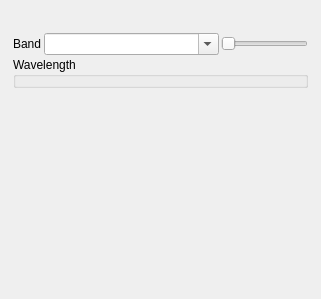
<?xml version="1.0" encoding="UTF-8"?>
<ui version="4.0">
 <class>Form</class>
 <widget class="QWidget" name="Form">
  <property name="geometry">
   <rect>
    <x>0</x>
    <y>0</y>
    <width>321</width>
    <height>299</height>
   </rect>
  </property>
  <property name="windowTitle">
   <string>Band Selection</string>
  </property>
  <layout class="QVBoxLayout" name="verticalLayout_2">
   <item>
    <widget class="QLabel" name="labelRenderType">
     <property name="text">
      <string>&lt;Render Type&gt;</string>
     </property>
    </widget>
   </item>
   <item>
    <widget class="QStackedWidget" name="renderBandWidget">
     <property name="currentIndex">
      <number>0</number>
     </property>
     <widget class="QWidget" name="pageSingleBand">
      <layout class="QGridLayout" name="gridLayout_2">
       <property name="leftMargin">
        <number>2</number>
       </property>
       <property name="topMargin">
        <number>2</number>
       </property>
       <property name="rightMargin">
        <number>2</number>
       </property>
       <property name="bottomMargin">
        <number>2</number>
       </property>
       <property name="spacing">
        <number>2</number>
       </property>
       <item row="0" column="0">
        <widget class="QLabel" name="label_2">
         <property name="text">
          <string>Band</string>
         </property>
        </widget>
       </item>
       <item row="3" column="2">
        <spacer name="verticalSpacer_2">
         <property name="orientation">
          <enum>Qt::Vertical</enum>
         </property>
         <property name="sizeHint" stdset="0">
          <size>
           <width>20</width>
           <height>40</height>
          </size>
         </property>
        </spacer>
       </item>
       <item row="2" column="0" colspan="4">
        <widget class="QGroupBox" name="gbSingleBandWavelength">
         <property name="minimumSize">
          <size>
           <width>0</width>
           <height>0</height>
          </size>
         </property>
         <property name="title">
          <string>Wavelength</string>
         </property>
        </widget>
       </item>
       <item row="0" column="3">
        <widget class="QSlider" name="sliderSingleBand">
         <property name="sizePolicy">
          <sizepolicy hsizetype="Preferred" vsizetype="Fixed">
           <horstretch>1</horstretch>
           <verstretch>0</verstretch>
          </sizepolicy>
         </property>
         <property name="orientation">
          <enum>Qt::Horizontal</enum>
         </property>
        </widget>
       </item>
       <item row="0" column="1" colspan="2">
        <widget class="RasterBandComboBox" name="cbSingleBand">
         <property name="sizePolicy">
          <sizepolicy hsizetype="Preferred" vsizetype="Fixed">
           <horstretch>1</horstretch>
           <verstretch>0</verstretch>
          </sizepolicy>
         </property>
         <property name="editable">
          <bool>true</bool>
         </property>
        </widget>
       </item>
      </layout>
     </widget>
     <widget class="QWidget" name="pageMultiBand">
      <layout class="QGridLayout" name="gridLayout">
       <property name="leftMargin">
        <number>2</number>
       </property>
       <property name="topMargin">
        <number>2</number>
       </property>
       <property name="rightMargin">
        <number>2</number>
       </property>
       <property name="bottomMargin">
        <number>2</number>
       </property>
       <property name="spacing">
        <number>2</number>
       </property>
       <item row="5" column="0" colspan="4">
        <widget class="QGroupBox" name="gbMultiBandWavelength">
         <property name="minimumSize">
          <size>
           <width>0</width>
           <height>25</height>
          </size>
         </property>
         <property name="title">
          <string>Wavelength Combination</string>
         </property>
        </widget>
       </item>
       <item row="6" column="2">
        <spacer name="verticalSpacer_3">
         <property name="orientation">
          <enum>Qt::Vertical</enum>
         </property>
         <property name="sizeHint" stdset="0">
          <size>
           <width>20</width>
           <height>40</height>
          </size>
         </property>
        </spacer>
       </item>
       <item row="4" column="0">
        <widget class="QLabel" name="label_6">
         <property name="text">
          <string>B</string>
         </property>
        </widget>
       </item>
       <item row="4" column="3">
        <widget class="QSlider" name="sliderMultiBandBlue">
         <property name="sizePolicy">
          <sizepolicy hsizetype="Preferred" vsizetype="Fixed">
           <horstretch>1</horstretch>
           <verstretch>0</verstretch>
          </sizepolicy>
         </property>
         <property name="orientation">
          <enum>Qt::Horizontal</enum>
         </property>
        </widget>
       </item>
       <item row="0" column="3">
        <widget class="QSlider" name="sliderMultiBandRed">
         <property name="sizePolicy">
          <sizepolicy hsizetype="Preferred" vsizetype="Fixed">
           <horstretch>1</horstretch>
           <verstretch>0</verstretch>
          </sizepolicy>
         </property>
         <property name="orientation">
          <enum>Qt::Horizontal</enum>
         </property>
        </widget>
       </item>
       <item row="0" column="0">
        <widget class="QLabel" name="label_4">
         <property name="text">
          <string>R</string>
         </property>
        </widget>
       </item>
       <item row="2" column="0">
        <widget class="QLabel" name="label_5">
         <property name="text">
          <string>G</string>
         </property>
        </widget>
       </item>
       <item row="2" column="3">
        <widget class="QSlider" name="sliderMultiBandGreen">
         <property name="sizePolicy">
          <sizepolicy hsizetype="Preferred" vsizetype="Fixed">
           <horstretch>1</horstretch>
           <verstretch>0</verstretch>
          </sizepolicy>
         </property>
         <property name="orientation">
          <enum>Qt::Horizontal</enum>
         </property>
        </widget>
       </item>
       <item row="0" column="1" colspan="2">
        <widget class="RasterBandComboBox" name="cbMultiBandRed">
         <property name="sizePolicy">
          <sizepolicy hsizetype="Preferred" vsizetype="Fixed">
           <horstretch>1</horstretch>
           <verstretch>0</verstretch>
          </sizepolicy>
         </property>
         <property name="editable">
          <bool>true</bool>
         </property>
        </widget>
       </item>
       <item row="2" column="1" colspan="2">
        <widget class="RasterBandComboBox" name="cbMultiBandGreen">
         <property name="sizePolicy">
          <sizepolicy hsizetype="Preferred" vsizetype="Fixed">
           <horstretch>1</horstretch>
           <verstretch>0</verstretch>
          </sizepolicy>
         </property>
         <property name="editable">
          <bool>true</bool>
         </property>
        </widget>
       </item>
       <item row="4" column="1" colspan="2">
        <widget class="RasterBandComboBox" name="cbMultiBandBlue">
         <property name="sizePolicy">
          <sizepolicy hsizetype="Preferred" vsizetype="Fixed">
           <horstretch>1</horstretch>
           <verstretch>0</verstretch>
          </sizepolicy>
         </property>
         <property name="editable">
          <bool>true</bool>
         </property>
        </widget>
       </item>
      </layout>
     </widget>
     <widget class="QWidget" name="pageUnknown">
      <layout class="QVBoxLayout" name="verticalLayout">
       <item>
        <widget class="QLabel" name="label">
         <property name="text">
          <string>Renderer is not supported</string>
         </property>
        </widget>
       </item>
      </layout>
     </widget>
    </widget>
   </item>
   <item>
    <spacer name="verticalSpacer">
     <property name="orientation">
      <enum>Qt::Vertical</enum>
     </property>
     <property name="sizeHint" stdset="0">
      <size>
       <width>20</width>
       <height>40</height>
      </size>
     </property>
    </spacer>
   </item>
  </layout>
 </widget>
 <customwidgets>
  <customwidget>
   <class>RasterBandComboBox</class>
   <extends>QComboBox</extends>
   <header>qps.layerconfigwidgets.rasterbands</header>
   <slots>
    <signal>bandChanged(int)</signal>
    <slot>setBand(int)</slot>
   </slots>
  </customwidget>
 </customwidgets>
 <resources>
  <include location="../qpsresources.qrc"/>
 </resources>
 <connections>
  <connection>
   <sender>sliderMultiBandRed</sender>
   <signal>valueChanged(int)</signal>
   <receiver>cbMultiBandRed</receiver>
   <slot>setBand(int)</slot>
   <hints>
    <hint type="sourcelabel">
     <x>246</x>
     <y>47</y>
    </hint>
    <hint type="destinationlabel">
     <x>176</x>
     <y>49</y>
    </hint>
   </hints>
  </connection>
  <connection>
   <sender>cbMultiBandRed</sender>
   <signal>bandChanged(int)</signal>
   <receiver>sliderMultiBandRed</receiver>
   <slot>setValue(int)</slot>
   <hints>
    <hint type="sourcelabel">
     <x>125</x>
     <y>47</y>
    </hint>
    <hint type="destinationlabel">
     <x>300</x>
     <y>51</y>
    </hint>
   </hints>
  </connection>
  <connection>
   <sender>cbMultiBandGreen</sender>
   <signal>bandChanged(int)</signal>
   <receiver>sliderMultiBandGreen</receiver>
   <slot>setValue(int)</slot>
   <hints>
    <hint type="sourcelabel">
     <x>157</x>
     <y>74</y>
    </hint>
    <hint type="destinationlabel">
     <x>243</x>
     <y>72</y>
    </hint>
   </hints>
  </connection>
  <connection>
   <sender>cbMultiBandBlue</sender>
   <signal>bandChanged(int)</signal>
   <receiver>sliderMultiBandBlue</receiver>
   <slot>setValue(int)</slot>
   <hints>
    <hint type="sourcelabel">
     <x>183</x>
     <y>99</y>
    </hint>
    <hint type="destinationlabel">
     <x>263</x>
     <y>101</y>
    </hint>
   </hints>
  </connection>
  <connection>
   <sender>sliderMultiBandGreen</sender>
   <signal>valueChanged(int)</signal>
   <receiver>cbMultiBandGreen</receiver>
   <slot>setBand(int)</slot>
   <hints>
    <hint type="sourcelabel">
     <x>304</x>
     <y>75</y>
    </hint>
    <hint type="destinationlabel">
     <x>157</x>
     <y>76</y>
    </hint>
   </hints>
  </connection>
  <connection>
   <sender>sliderMultiBandBlue</sender>
   <signal>valueChanged(int)</signal>
   <receiver>cbMultiBandBlue</receiver>
   <slot>setBand(int)</slot>
   <hints>
    <hint type="sourcelabel">
     <x>288</x>
     <y>104</y>
    </hint>
    <hint type="destinationlabel">
     <x>172</x>
     <y>105</y>
    </hint>
   </hints>
  </connection>
  <connection>
   <sender>cbSingleBand</sender>
   <signal>bandChanged(int)</signal>
   <receiver>sliderSingleBand</receiver>
   <slot>setValue(int)</slot>
   <hints>
    <hint type="sourcelabel">
     <x>105</x>
     <y>39</y>
    </hint>
    <hint type="destinationlabel">
     <x>295</x>
     <y>40</y>
    </hint>
   </hints>
  </connection>
  <connection>
   <sender>sliderSingleBand</sender>
   <signal>valueChanged(int)</signal>
   <receiver>cbSingleBand</receiver>
   <slot>setBand(int)</slot>
   <hints>
    <hint type="sourcelabel">
     <x>295</x>
     <y>41</y>
    </hint>
    <hint type="destinationlabel">
     <x>88</x>
     <y>44</y>
    </hint>
   </hints>
  </connection>
 </connections>
</ui>
